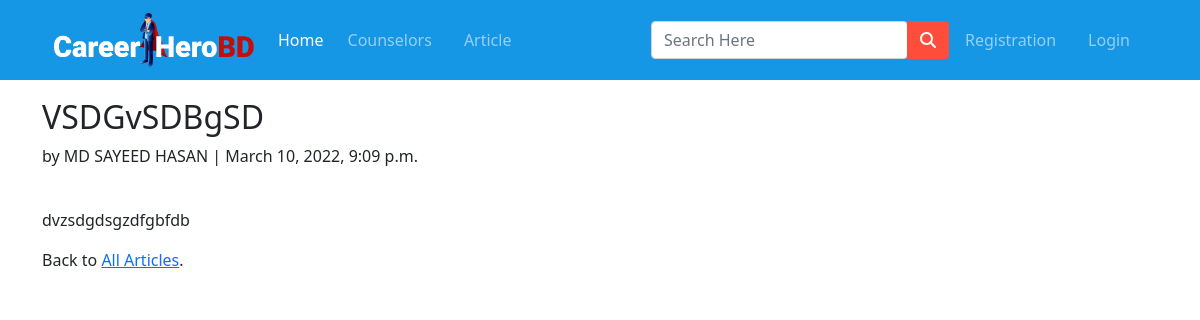
The app's page /article_detail/6/, older data.
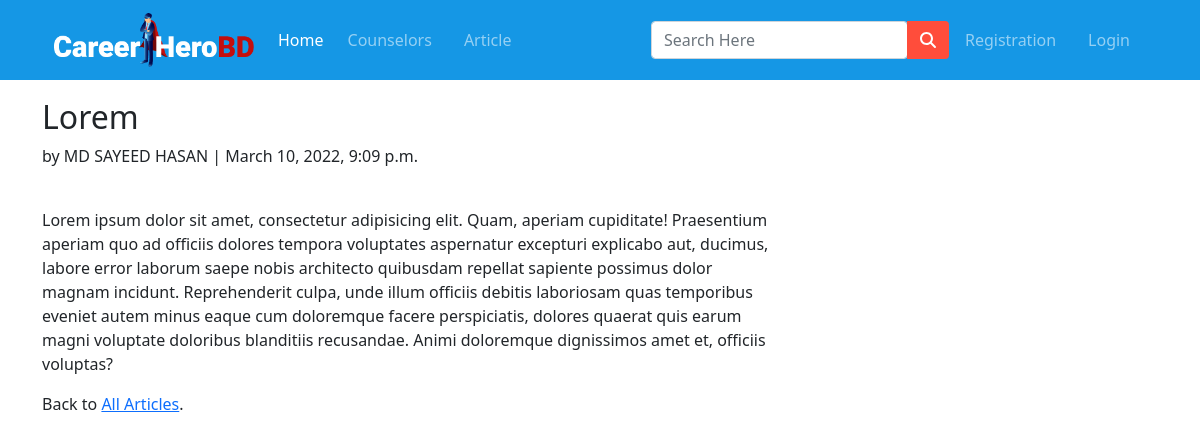
The same page, newer data.
### app/models.py (models this page shows, shortened)
class Article(models.Model):
  author = models.ForeignKey(Counselor,on_delete=models.CASCADE)
  title = models.CharField(max_length=70)
  body = models.TextField()
  image = models.ImageField(upload_to='images',)
  date = models.DateTimeField(auto_now_add=True)
  class Meta:
    ordering = ['-date',]

class Counselor(models.Model):
  user = models.ForeignKey(settings.AUTH_USER_MODEL,on_delete=models.CASCADE)
  name=models.CharField(max_length=30,blank=True,null=True)
  email = models.EmailField(max_length=40,blank=True,null=True)
  mobile = models.IntegerField(blank=True,null=True)
  image = models.ImageField(upload_to='images/',null=True,blank=True)
  designation = models.CharField(max_length=30,blank=True,null=True)
  institute = models.CharField(max_length=30,blank=True,null=True)
  category = models.CharField(max_length=50,choices=CATEGORIES,null=True,blank=True)
  address = models.CharField(max_length=100,blank=True,null=True)
  counselling_experience = models.IntegerField(blank=True,null=True)
  description = models.TextField(max_length=2000,blank=True,null=True)
  per_session_fee = models.IntegerField(blank=True,null=True)

### app/views.py (the view)
# urls.py: path('article_detail/<int:pk>/',ArticleDetailView.as_view(), name='article_detail'),
class ArticleDetailView(DetailView):
  model = Article
  template_name = 'app/article_detail.html'
  login_url = 'login'

### app/templates/app/article_detail.html (shortened to what this page needs)
{% extends 'app/base.html' %}
{% load static %}
{% load crispy_forms_tags %}
{% block main-content %}
<div class="container my-5" style="padding-top: 50px;">
  <div class="row">
    <div class="col-md-8">
      <div class="article-entry">
        <h2>{{ object.title }}</h2>
        <p>by {{ object.author.name }} | {{ object.date }}</p>
        <br>
        <p>{{ object.body }}</p>
      </div>
      <p>Back to <a href="{% url 'article_list' %}">All Articles</a>.</p>
    </div>
  </div>
</div>
{% endblock main-content %}

Row changes from the older to the newer data that the page shows:
changed Article "MD SAYEED HASAN": title "VSDGvSDBgSD" → "Lorem"; body "dvzsdgdsgzdfgbfdb" → "Lorem ipsum dolor sit amet, consectetur adipisicing elit. Quam, aperiam cupiditate! Praesentium aperiam quo ad officiis dolores tempora voluptates aspernatur excepturi explicabo aut, ducimus, labore error laborum saepe nobis architecto quibusdam repellat sapiente possimus dolor magnam incidunt. Reprehenderit culpa, unde illum officiis debitis laboriosam quas temporibus eveniet autem minus eaque cum doloremque facere perspiciatis, dolores quaerat quis earum magni voluptate doloribus blanditiis recusandae. Animi doloremque dignissimos amet et, officiis voluptas?"
